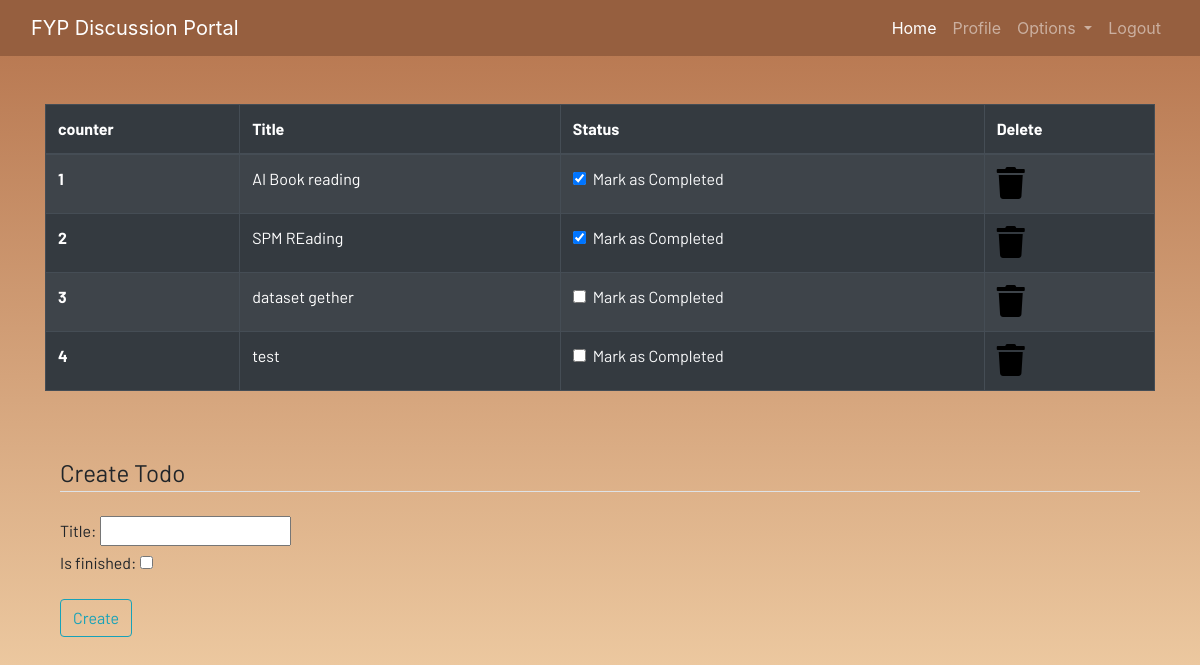
The app's page /todo (signed in) with its own data.
### dashboard/models.py (models this page shows)
class Todo(models.Model):
    user=models.ForeignKey(User,on_delete=models.CASCADE)
    title=models.CharField(max_length=200)
    is_finished=models.BooleanField(default=False)

### dashboard/views.py (the view)
# urls.py: path('todo',views.todo, name="todo"),
@login_required
def todo(request):
    if request.method == 'POST':
        form =TodoForm(request.POST)
        if form.is_valid():
            try:
                finished=request.POST["is_finished"]
                if finished =='on':
                    finished =True
                else:
                    finished=False
            except:
                    finished=False
            todos=Todo(
                    user=request.user,
                    title=request.POST['title'],
                    is_finished=finished
                )
            todos.save()
            messages.success(request,f"Todo added from {request.user.username} successfully")
    else:
        form=TodoForm()
    todo=Todo.objects.filter(user=request.user)
    if len(todo)== 0:
        todos_done=True
    else:
        todos_done=False
    context={
        'form':form,
        'todos':todo,
        'todos_done':todos_done
    }
    return render(request,'dashboard/todo.html',context)

### dashboard/forms.py
class TodoForm(forms.ModelForm):
    class Meta:
        model=Todo
        fields=['title','is_finished']

### dashboard/templates/dashboard/todo.html (shortened to what this page needs)
{% extends 'dashboard/base.html' %} {% load static %} {% block content %}
<div class="container">
  {% if not todos_done %}
  <table class="table table-striped table-bordered table-hover table-dark">
    <thead>
      <tr>
        <th scope="col">counter</th>
        <th scope="col">Title</th>
        <th scope="col">Status</th>
        <th scope="col">Delete</th>
      </tr>
    </thead>
    <tbody>
      {% for todo in todos %}
      <tr>
        <th scope="row">{{forloop.counter}}</th>
        <td>{{todo.title}}</td>
        <td>
          <a href="{% url 'update_todo' todo.id %}">
            <div class="form-check">
              {% if todo.is_finished == True %}
              <input
                class="form-check-input"
                type="checkbox"
                value=""
                checked
              />
              {% else %}
              <input class="form-check-input" type="checkbox" value="" />
              {% endif %}
              <label class="form-check-label text-light" for="flexCheckDefault">
                Mark as Completed
              </label>
            </div>
          </a>
        </td>
        <td>
          <a href="{% url "delete_todo" todo.id %}"><i class="fa fa-trash fa-2x"></i></a>
        </td>
      </tr>
      {% endfor %}
    </tbody>
  </table>
  {% else %}
  <h4>All tasks have been done!! create to add more</h4>
</div>
{% endif %}
<br /><br />
<div class="container">
  <form method="POST">
    <fieldset class="form-group">
      <legend class="border-bottom mb-4">Create Todo</legend>
      {{form}}
    </fieldset>
    <div class="form-group">
      <button href="" class="btn btn-outline-info" type="submit">Create</button>
    </div>
  </form>
</div>
{% endblock content %}

### static/css/main.css (style rules this page uses)
html { scroll-behavior: smooth; height: 100%; width: 100%; }
a { text-decoration: none !important; color: black; }
html, body { max-width: 100%; overflow-x: hidden; height: 100%; width: 100%; }
body { background: linear-gradient(to bottom, #b5734c 0%, #f7d9b0 100%); overflow-x: hidden; background-repeat: no-repeat; }
.fa { color: black; }

### records on screen
Todo: title "AI Book reading"
Todo: title "SPM REading"
Todo: title "dataset gether"
Todo: title "test"
